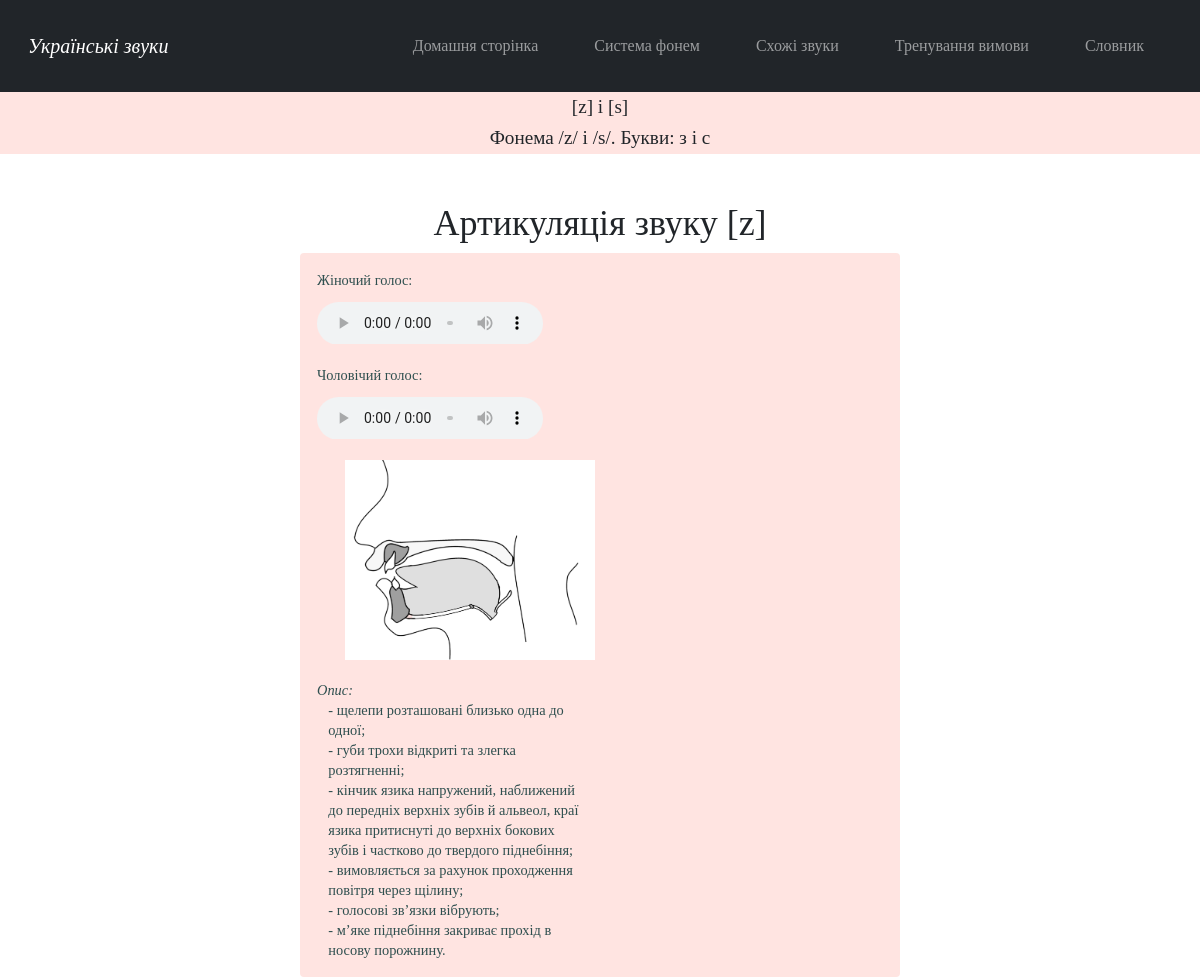
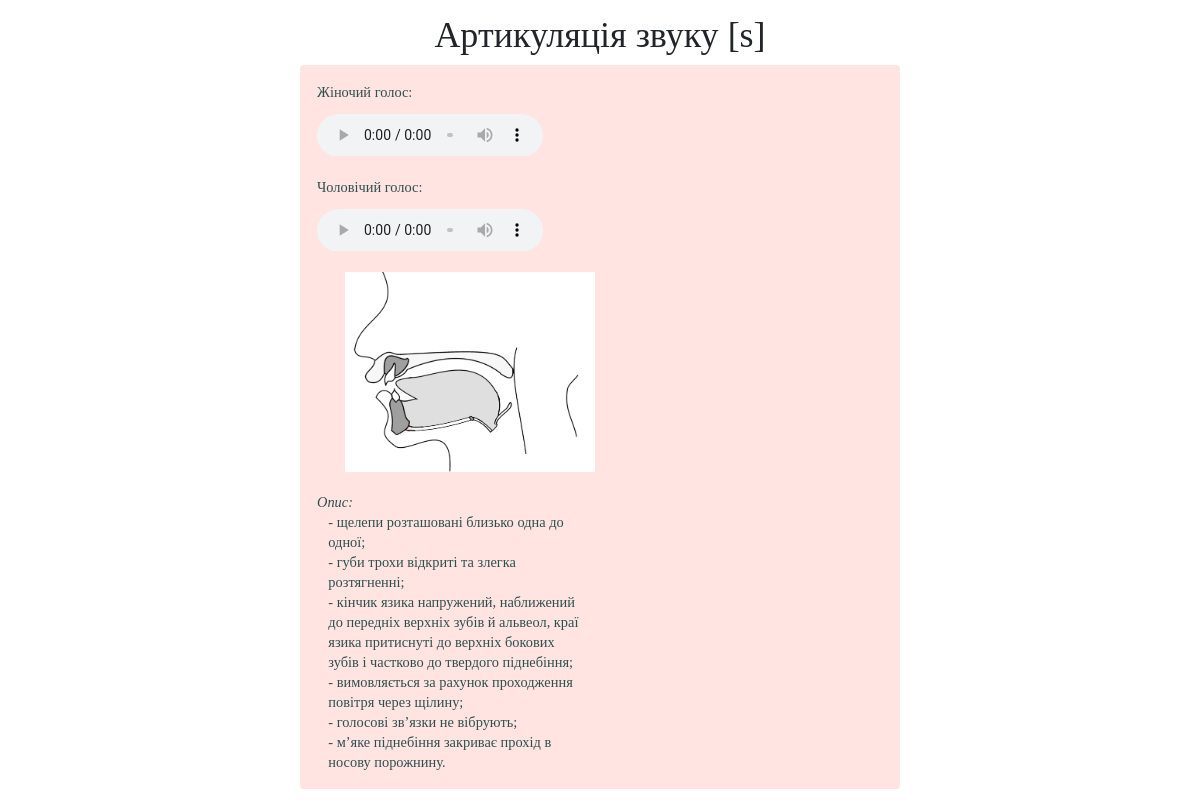
/sound_z_s, run on the app's committed database (2 pictures, top to bottom).
### main/models.py (models this page shows)
class InformationAboutConsonants(models.Model):
    id = models.AutoField('id', primary_key=True)
    sound = models.CharField('звук', max_length=6)
    place_of_articulation = models.TextField('місце артикуляції', default='')
    way_of_articulation = models.TextField('спосіб артикуляції', default='')
    palatalization = models.TextField('ступінь палаталізації', default='')
    description = models.TextField('опис вимови')
    eng_description = models.TextField('англ. опис вимови', default='')
    image = models.ImageField('ілюстрація вимови', upload_to="media")
    audio = models.FileField(upload_to='documents/', default='')
    male_audio = models.FileField(upload_to='documents/', default='')

### main/views.py (the view)
# urls.py: path("sound_z_s", views.sound_z_s, name='sound_z_s'),
def sound_z_s(request):
    information = InformationAboutConsonants.objects.filter(sound__contains='[z]')
    information2 = InformationAboutConsonants.objects.filter(sound__contains='[s]')
    return render(request, 'main/sound_z_s.html', {'information': information, 'information2': information2})

### main/templates/main/sound_z_s.html
{% extends 'main/pattern_for_consonants.html' %}
{% load static %}
{% block sound %}[z] i [s]{% endblock %}
{% block phoneme %}/z/ i /s/{% endblock %}
{% block letter %}з i с{% endblock %}

### main/templates/main/pattern_for_consonants.html (shortened to what this page needs)
{% extends 'main/pattern.html' %}
{% load i18n %}
{% load static %}
{% block stylesheet %}<link rel="stylesheet" href="{% static 'main/css/pattern_separate_sounds.css' %}">{% endblock %}
{% block content %}
<main>
    <div class="header">
        <h2>{% block sound %}{% endblock %}</h2>
         <h3>{% translate "Phoneme" %} {% block phoneme %}{% endblock %}.
            {% translate "Letters:" %} {% block letter %}{% endblock %}</h3>
    </div>
    <div class="main_content">
        {% get_current_language as LANGUAGE_CODE %}
        {% for el in information%}
        <h3>{% translate "Articulation of the sound" %} {{el.sound}}</h3>
            <div class="alert alert-custom  fade in alert-dismissable show mt-2">
                <figure><figcaption>{% translate "Жіночий голос:" %}</figcaption>
                    <audio controls src={{el.audio.url}}>
                    </audio>
                </figure>
                <figure><figcaption>{% translate "Чоловічий голос:" %}</figcaption>
                    <audio controls src={{el.male_audio.url}}>
                    </audio>
                </figure>
                <img src={{el.image.url}} alt="Звук">
                <p class="examples" id="examples">{% block examples %}{% endblock %}<br></p>
                <p><i>{% translate "Description:" %}</i></p>
                {% if LANGUAGE_CODE == "uk" %}
                    <p class = "description" id="description">{{el.description}}</p>
                {%else%}
                    <p class = "description" id="description1.2">{{el.eng_description}}</p>
                {%endif%}
            </div>
        {%endfor%}
        {% for el in information2%}
        <h3>{% translate "Articulation of the sound" %} {{el.sound}}</h3>
            <div class="alert alert-custom  fade in alert-dismissable show mt-2">
                <figure><figcaption>{% translate "Жіночий голос:" %}</figcaption>
                    <audio controls src={{el.audio.url}}>
                    </audio>
                </figure>
                <figure><figcaption>{% translate "Чоловічий голос:" %}</figcaption>
                    <audio controls src={{el.male_audio.url}}>
                    </audio>
                </figure>
                <img src={{el.image.url}} alt="Звук">
                <p class="examples" id="examples2">{% block examples2 %}{% endblock %}<br></p>
                <p><i>{% translate "Description:" %}</i></p>
                {% if LANGUAGE_CODE == "uk" %}
                    <p class = "description" id="description2">{{el.description}}</p>
                {%else%}
                    <p class = "description" id="description2.2">{{el.eng_description}}</p>
                {%endif%}
            </div>
        {%endfor%}
    </div>
</main>
{% endblock %}

### main/static/main/css/pattern.css (style rules this page uses)
body { background: white; font-family: Garamond, Baskerville, "Baskerville Old Face", "Hoefler Text", "Times New Roman", serif; font-style: normal; font-variant: normal; font-weight: 400; line-height: 20px; }

### main/static/main/css/pattern_separate_sounds.css (style rules this page uses)
.header { text-align: center; background: #FFE4E1; width: 100%; height: 4em; padding-top: .3em; }
.header > h2, h3 { text-align: center; font-size: 1.2em; }
.main_content { margin-top: 4vw; font-size: .9em; margin-left: auto; margin-right: auto; }
.main_content > h3 { text-align: center; font-size: 3vw; }
.main_content img { margin-left: 5%; margin-bottom: 20px; width:250px; height:200px; }
.main_content p { white-space: pre-line; font-size: 1em; }
.alert-custom { background-color:#FFE4E1; color:#2F4F4F; }
.alert-custom > p { margin-bottom:0px; }
@media screen and (min-width:601px) { .header { margin-top: 50px; } }
@media screen and (min-width:601px) { .main_content { width: 80%; } }
@media screen and (min-width:601px) { .alert-custom { background-color: ; } }
@media screen and (min-width:601px) { audio { width: 50%; padding-top:2%; } }
@media screen and (min-width:768px) { .header { margin-top: 110px; } }
@media screen and (min-width:768px) { .alert-custom { background-color: ; } }
@media screen and (min-width:768px) { audio { width: 40%; } }
@media screen and (min-width:768px) { .examples { float: right; width: 45%; } }
@media screen and (min-width:768px) { .description { width: 45%; margin-left:2%; } }
@media screen and (min-width:980px) { .header { margin-top: 90px; } }
@media screen and (min-width:980px) { .main_content { width: 65%; } }
@media screen and (min-width:980px) { .alert-custom { background-color: ; } }
@media screen and (min-width:980px) { audio { width: 40%; } }
@media screen and (min-width:1200px) { .main_content { width: 50%; } }
@media screen and (min-width:1200px) { .alert-custom { background-color:; } }

### data on the page
InformationAboutConsonants: sound "[z]", image (picture), description "- щелепи розташовані близько одна до одної; - губи трохи відкриті та злегка розтягненні; - кінчик язика напружений, наближений до передніх верхніх зубів й альвеол, краї язика притиснуті до верхніх бокових зубів і частково до твердого піднебіння; - вимовляється за рахунок проходження повітря через щілину; - голосові зв’язки вібрують; - м’яке піднебіння закриває прохід в носову порожнину."
InformationAboutConsonants: sound "[s]", image (picture), description "- щелепи розташовані близько одна до одної; - губи трохи відкриті та злегка розтягненні; - кінчик язика напружений, наближений до передніх верхніх зубів й альвеол, краї язика притиснуті до верхніх бокових зубів і частково до твердого піднебіння; - вимовляється за рахунок проходження повітря через щілину; - голосові зв’язки не вібрують; - м’яке піднебіння закриває прохід в носову порожнину."
